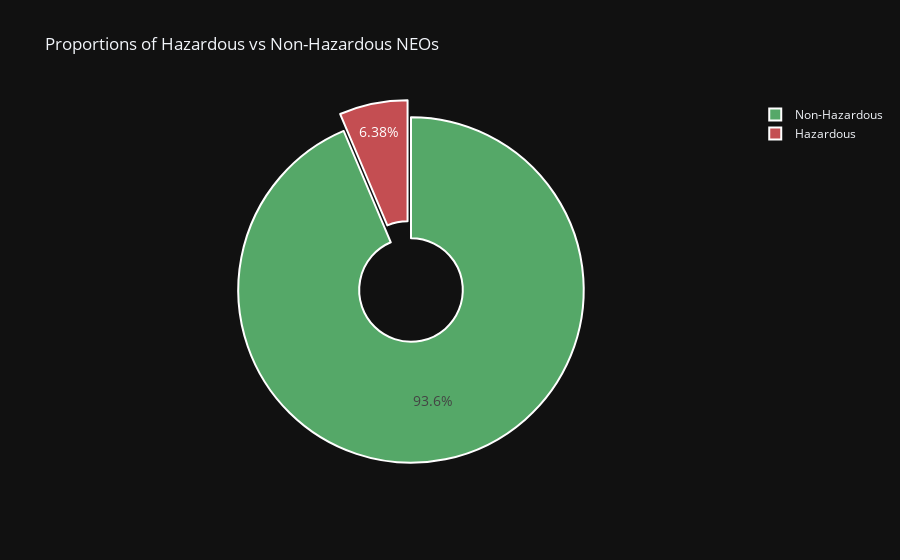

Notebook code for this chart:
### Code cell
import plotly.graph_objects as go

data = df['Is Potentially Hazardous'].value_counts(normalize=True)

labels = ['Non-Hazardous', 'Hazardous']
colors = ['#55a868', '#c44e52']
explode = [0, 0.1]  # Explode the second slice (Hazardous)

fig = go.Figure(data=[go.Pie(labels=labels, values=data, hole=0.3,
                             marker=dict(colors=colors, line=dict(color='#FFFFFF', width=2)),
                             hoverinfo='label+percent', textinfo='percent',
                             textfont=dict(size=14),
                             pull=explode
                             )
                      ])

fig.update_layout(title='Proportions of Hazardous vs Non-Hazardous NEOs', showlegend=True)

fig.show()

### Figure 1 — Plotly figure (JSON) as saved in the notebook; plotly's stock layout.template omitted (floating-point values rounded to 4 significant figures)
{"data": [{"hole": 0.3, "hoverinfo": "label+percent", "labels": ["Non-Hazardous", "Hazardous"], "marker": {"colors": ["#55a868", "#c44e52"], "line": {"color": "#FFFFFF", "width": 2}}, "pull": [0, 0.1], "textfont": {"size": 14}, "textinfo": "percent", "values": [0.9362, 0.06377], "type": "pie"}], "layout": {"title": {"text": "Proportions of Hazardous vs Non-Hazardous NEOs"}, "showlegend": true}}
